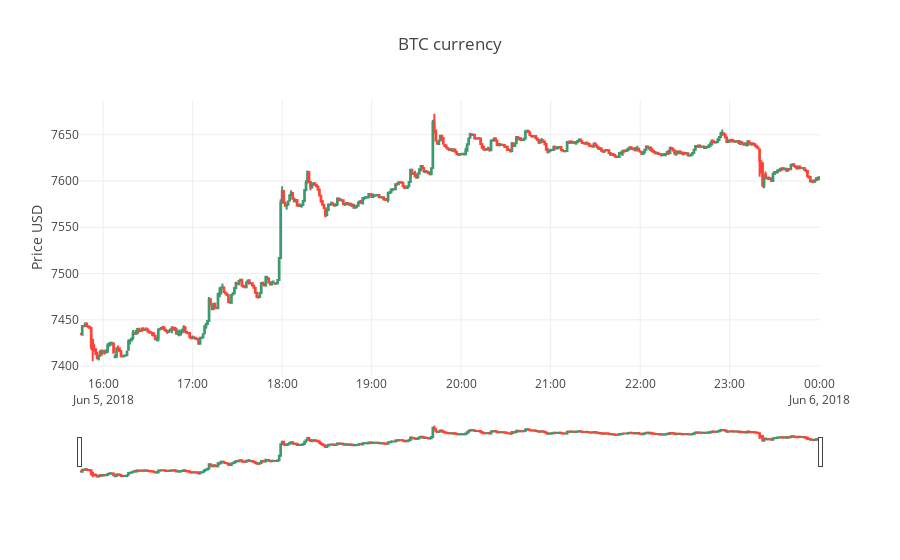

This figure's notebook cell:
### Markdown cell above
## Realtime correlation viewer
We can stream the new tweets about the crypto using the TwythonStreamer module. 

Using the CryptoCompare API we can also retrieve the crypto currency in realtime using sockets.

Finally we can plot it with Plotly.

### Code cell
# update historical data until today
file = open("current_crypto.txt", "w") 
file.write(CURRENCY_SYMBOL)
file.close()
%run 03_CryptoCurrencyExtraction.ipynb

### Figure 1 — Plotly figure (JSON) as saved in the notebook; plotly's stock layout.template omitted (floating-point values rounded to 4 significant figures; data arrays with more than 128 entries replaced by an {"elided": "..."} marker saying what was removed)
{"data": [{"close": {"elided": "500 float values"}, "high": {"elided": "500 float values"}, "low": {"elided": "500 float values"}, "open": {"elided": "500 float values"}, "type": "candlestick", "x": {"elided": "500 str values"}}], "layout": {"title": "BTC currency", "yaxis": {"title": "Price USD"}}}
